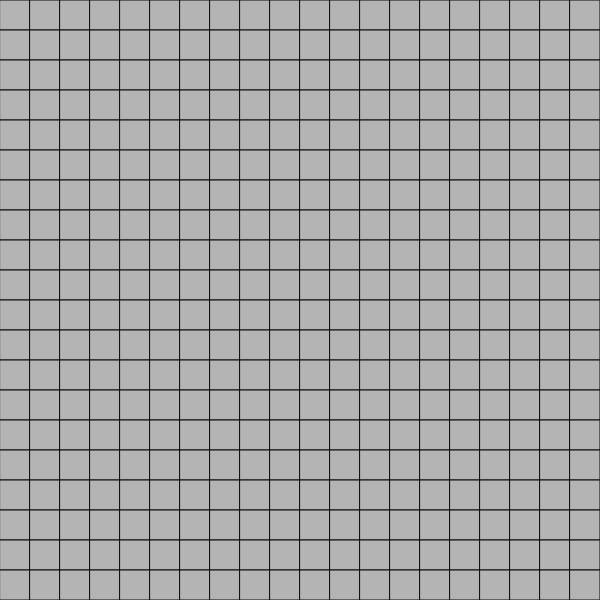
Frame 1 (no input)
Frame 60 (no input): identical to frame 1, image omitted
Frame 120 (the mouse pressed at the canvas centre since frame 60): identical to frame 1, image omitted

The p5.js sketch that drew this single still picture (run headless with seeded random() and noise() and a simulated clock; from frame 60 on, the mouse is pressed at the canvas centre):

// p5.js sketch
// ── sketch.js
var cw=601;
var w=30;
var cols,rows;
var grid;
var time;
var best;
var btn;
var timer=0;
var stopWatch;
var started=false;
var selector;
var mines=50;
var possiblePos=[];
var minesFound=0;

function make2DArray(r,c){
	var array=new Array(r);
	for(var i=0; i<c; i++){
		array[i]=new Array(c);
	}
	return array;
}

function interface(){

	best=createSpan('Minesweeper<br>&copy; CHSSTM');
	best.position((windowWidth-cw)/2-200,(windowHeight-cw)/2);
	best.size(150,60);

	selector=createSelect();
	selector.id('selector');
	selector.size(150,30);
	selector.position((windowWidth-cw)/2-200,(windowHeight-cw)/2+80);
	selector.option('Easy');
	selector.option('Intermediate');
	selector.option('Hard');
	selector.option('Expert');
	selector.changed(setLevel);

	btn=createButton('Start');
	btn.id('start');
	btn.position((windowWidth-cw)/2-200,(windowHeight-cw)/2+130);
	btn.size(150,60);
	btn.mousePressed(start);

	time=createP(timer);
	time.id('timeDiv');
	time.position((windowWidth-cw)/2-200,(windowHeight-cw)/2+210);
	time.size(150,60);
}

function setLevel(){
	switch(selector.value()){
		case 'Easy': mines=50; break;
		case 'Intermediate': mines=60; break;
		case 'Hard': mines=70; break;
		case 'Expert': mines=90; break;
		default: mines=50; break;
	}
}

function start(){
	started=true;
	document.getElementById('start').disabled=true;
	document.getElementById('selector').disabled=true;
	selectRandomBee();

	stopWatch=setInterval(function(){
		timer++;
	},1000);
}

function selectRandomBee(){
	for(var i=0; i<rows; i++){
		for(var j=0; j<cols; j++){
			grid[i][j].bee=false;
			grid[i][j].revealed=false;
			grid[i][j].marked=false;
		}
	}

	for(var i=0; i<mines; i++){
		var index=floor(random(possiblePos.length));
		var pos=possiblePos[index];
		grid[pos.x][pos.y].bee=true;
		possiblePos.splice(index,1);
	}

	for(var i=0; i<rows; i++){
		for(var j=0; j<cols; j++){
			grid[i][j].countBee();
		}
	}
}

function resetInterface(){	
	document.getElementById('start').disabled=false;
	document.getElementById('selector').disabled=false;
	timer=0;
	clearInterval(stopWatch);
	started=false;
}

function setup() {
	createCanvas(cw,cw).position((windowWidth-cw)/2,(windowHeight-cw)/2);
	cursor(HAND);

	cols=floor(cw/w);
	rows=floor(cw/w);
	grid=make2DArray(rows,cols);
	for(var i=0; i<rows; i++){
		for(var j=0; j<cols; j++){
			grid[i][j]=new Cell(i,j,w);
			possiblePos.push(createVector(i,j));
		}
	}

	interface();
}

function draw() {
	background(255);
	for(var i=0; i<rows; i++){
		for(var j=0; j<cols; j++){
			grid[i][j].show();
		}
	}
	if(mines==minesFound){
		if(started){
			alert("Congratulations! You cleared the mine Fields!");
		}
		resetInterface();
	}
	
	document.getElementById('timeDiv').innerHTML=timer;
}

function mousePressed(){
	if(started){	
		for(var i=0; i<rows; i++){
			for(var j=0; j<cols; j++){
				grid[i][j].clicked(mouseX,mouseY,mouseButton);
			}
		}
	}
}
// ── cell.js
function Cell(i,j,w){
	this.i=i;
	this.j=j;
	this.w=w;
	this.x=i*this.w;
	this.y=j*this.w;
	this.bee=false;
	this.marked=false;
	this.revealed=false;
	this.neighbourBee=0;

	this.show = function(){
		if(this.revealed){
			strokeWeight(1);
			stroke(10);
			fill(150);
			rect(this.x,this.y,this.w,this.w);
			if(this.bee){
				fill(255);
				rect(this.x,this.y,this.w,this.w);
				fill(255,0,0);
				textAlign(CENTER);
				textSize(50);
				text("*",this.x+.5*this.w,this.y+this.w+15);
			}else{
				if(this.neighbourBee!=0){					
					fill(0);
					textAlign(CENTER);
					textSize(25);
					text(this.neighbourBee,this.x+.5*this.w,this.y+this.w-5);
				}
			}
		}else{
			strokeWeight(1);
			stroke(10);
			fill(180);
			rect(this.x,this.y,this.w,this.w);
			if(this.marked){
				fill(255,0,0);
				var cc=createVector(this.x+.5*this.w,this.y+.5*this.w);
				stroke(255,0,0);
				strokeWeight(3);
				line(cc.x-7,cc.y-10,cc.x-7,cc.y+10);
				noStroke();
				triangle(cc.x-7,cc.y-10,cc.x+10,cc.y+5,cc.x-7,cc.y+5);		
			}
		}
	}

	this.clicked = function(x,y,btn){
		if(x>this.x && x<this.x+this.w && y>this.y && y<this.y+this.w){
			if(btn===LEFT && !this.marked){
				this.reveal();
				if(this.bee){
					for(var i=0; i<rows; i++){
						for(var j=0; j<cols; j++){
							if(!grid[i][j].marked){
								grid[i][j].revealed=true;
							}
						}
					}

					resetInterface();
				}
			}else if(btn===RIGHT){
				this.marked=!this.marked;
				if(this.bee && this.marked){
					minesFound++;
				}else if(this.bee && !this.marked){
					minesFound--;					
				}
			}
		}
	}

	this.reveal = function(){
		if(!this.marked){
			this.revealed=true;
		}
		if(this.neighbourBee==0){	
			this.floodFill();
		}
	}

	this.floodFill = function(){		
		for(var xoff=-1; xoff<=1; xoff++){
			for(var yoff=-1; yoff<=1; yoff++){
				var i=this.i+xoff;
				var j=this.j+yoff;
				if(i>=0 && i<cols && j>=0 && j<cols){
					var neighbour=grid[i][j];
					if(!neighbour.bee && !neighbour.revealed && !neighbour.marked){
						neighbour.reveal();
					}
				}	
			}
		}
	}

	this.countBee = function(){
		var total=0;
		for(var xoff=-1; xoff<=1; xoff++){
			for(var yoff=-1; yoff<=1; yoff++){
				var i=this.i+xoff;
				var j=this.j+yoff;
				if(i>=0 && i<cols && j>=0 && j<cols){
					if(grid[i][j].bee){
						total++;
					}
				}
			}
		}
		this.neighbourBee=total;
	}
}
